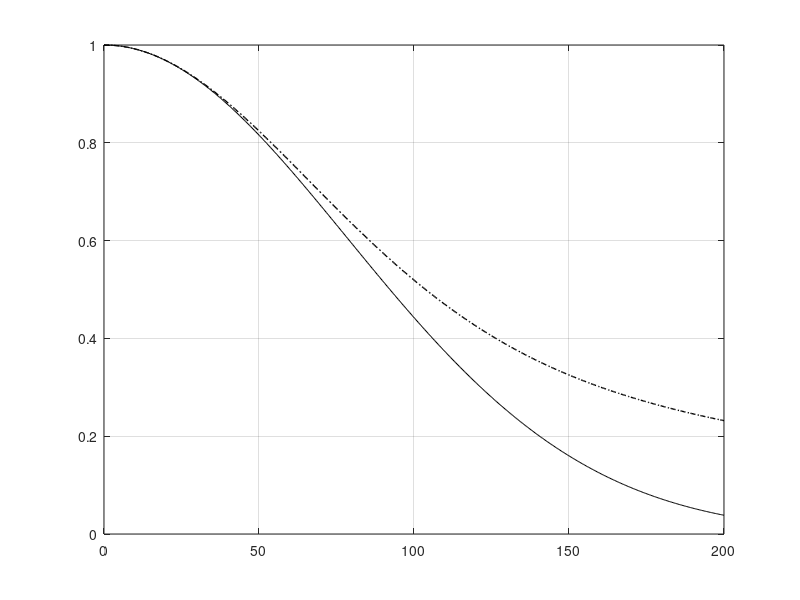

Reproduce this figure in MATLAB.
% this program generates Fig. 8.17 of text
clear all
close all
clight = 3.0e8;
gg = linspace(0,200,500);
zz = 2.* (2*pi.* gg .* .3048/300).^2;
val1 = besseli(0,zz);
% index= find(val1 >1e20);
% val1(index) = 1e-12;
Sr = exp(-zz) ;
Srr = exp(-zz);
Srr1 = val1 .* Sr;
figure(1)
plot(gg,Sr,'k',gg,Srr1,'k-.','linewidth',1)
grid